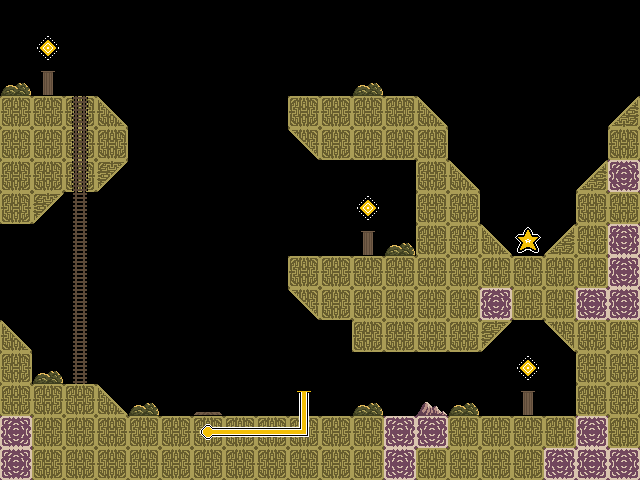

Below is a game level as drawn by its tile map, then a one-line description and the .tmx file that defines it, in full:
An orthogonal 20x15 tile map with 32x32 px tiles, 8 tile layers (Background, Ground, Platform, Walls, ...).

<map version="1.10" tiledversion="1.11.0" orientation="orthogonal" renderorder="right-down" width="20" height="15" tilewidth="32" tileheight="32" infinite="0" nextlayerid="10" nextobjectid="1">
 <tileset firstgid="1" source="../Tilesets/stargame_tilesets-Sheet.tsx" />
 <layer id="1" name="Background" width="20" height="15">
  <data encoding="csv">
0,0,0,0,0,0,0,0,0,0,0,0,0,0,0,0,0,0,0,0,
0,0,0,0,0,0,0,0,0,0,0,0,0,0,0,0,0,0,0,0,
25,28,0,0,0,0,0,0,0,0,0,25,0,0,0,0,0,0,0,0,
0,0,0,0,0,0,0,0,0,0,0,0,0,0,0,0,0,0,0,0,
0,0,0,0,0,0,0,0,0,0,0,0,0,0,0,0,0,0,0,0,
0,0,0,0,0,0,0,0,0,0,0,0,0,0,0,0,0,0,0,0,
0,0,0,0,0,0,0,0,0,0,0,0,0,0,0,0,0,0,0,0,
0,0,0,0,0,0,0,0,0,0,0,28,25,0,0,0,0,0,0,0,
0,0,0,0,0,0,0,0,0,0,0,0,0,0,0,0,0,0,0,0,
0,0,0,0,0,0,0,0,0,0,0,0,0,0,0,0,0,0,0,0,
0,0,0,0,0,0,0,0,0,0,0,0,0,0,0,0,0,0,0,0,
0,25,0,0,0,0,0,0,0,0,0,0,0,0,0,0,0,0,0,0,
0,0,0,0,25,0,0,0,0,0,0,25,0,0,25,0,28,0,0,0,
0,0,0,0,0,0,0,0,0,0,0,0,0,0,0,0,0,0,0,0,
0,0,0,0,0,0,0,0,0,0,0,0,0,0,0,0,0,0,0,0
</data>
 </layer>
 <layer id="2" name="Ground" width="20" height="15">
  <data encoding="csv">
0,0,0,0,0,0,0,0,0,0,0,0,0,0,0,0,0,0,0,0,
0,0,0,0,0,0,0,0,0,0,0,0,0,0,0,0,0,0,0,0,
0,0,0,0,0,0,0,0,0,0,0,0,0,0,0,0,0,0,0,0,
8,8,8,3,0,0,0,0,0,8,8,8,8,3,0,0,0,0,0,1610612739,
8,8,8,8,0,0,0,0,0,3221225475,8,8,8,8,0,0,0,0,0,8,
8,8,8,2684354563,0,0,0,0,0,0,0,0,0,8,3,0,0,0,1610612739,7,
8,2684354563,0,0,0,0,0,0,0,0,0,0,0,8,8,0,0,0,8,8,
0,0,0,0,0,0,0,0,0,0,0,0,0,8,8,3,0,1610612739,8,7,
0,0,0,0,0,0,0,0,0,8,8,8,8,8,8,8,8,8,8,7,
0,0,0,0,0,0,0,0,0,3221225475,8,8,8,8,8,7,8,8,7,7,
3,0,0,0,0,0,0,0,0,0,0,8,8,8,8,2684354563,0,3221225475,8,8,
8,0,0,0,0,0,0,0,0,0,0,0,0,0,0,0,0,0,8,8,
8,8,8,3,0,0,0,0,0,0,0,0,0,26,0,0,0,0,8,8,
7,8,8,8,8,8,8,8,8,8,8,8,7,7,8,8,8,8,7,8,
7,8,8,8,8,8,8,8,8,8,8,8,7,8,8,8,8,7,7,7
</data>
 </layer>
 <layer id="3" name="Platform" width="20" height="15">
  <data encoding="csv">
0,0,0,0,0,0,0,0,0,0,0,0,0,0,0,0,0,0,0,0,
0,0,0,0,0,0,0,0,0,0,0,0,0,0,0,0,0,0,0,0,
0,0,0,0,0,0,0,0,0,0,0,0,0,0,0,0,0,0,0,0,
0,0,0,0,0,0,0,0,0,0,0,0,0,0,0,0,0,0,0,0,
0,0,0,0,0,0,0,0,0,0,0,0,0,0,0,0,0,0,0,0,
0,0,0,0,0,0,0,0,0,0,0,0,0,0,0,0,0,0,0,0,
0,0,0,0,0,0,0,0,0,0,0,0,0,0,0,0,0,0,0,0,
0,0,0,0,0,0,0,0,0,0,0,0,0,0,0,0,0,0,0,0,
0,0,0,0,0,0,0,0,0,0,0,0,0,0,0,0,0,0,0,0,
0,0,0,0,0,0,0,0,0,0,0,0,0,0,0,0,0,0,0,0,
0,0,0,0,0,0,0,0,0,0,0,0,0,0,0,0,0,0,0,0,
0,0,0,0,0,0,0,0,0,0,0,0,0,0,0,0,0,0,0,0,
0,0,0,0,0,0,0,0,0,0,0,0,0,0,0,0,0,0,0,0,
0,0,0,0,0,0,0,0,0,0,0,0,0,0,0,0,0,0,0,0,
0,0,0,0,0,0,0,0,0,0,0,0,0,0,0,0,0,0,0,0
</data>
 </layer>
 <layer id="4" name="Walls" width="20" height="15">
  <data encoding="csv">
0,0,0,0,0,0,0,0,0,0,0,0,0,0,0,0,0,0,0,0,
0,0,0,0,0,0,0,0,0,0,0,0,0,0,0,0,0,0,0,0,
0,0,0,0,0,0,0,0,0,0,0,0,0,0,0,0,0,0,0,0,
0,0,0,0,0,0,0,0,0,0,0,0,0,0,0,0,0,0,0,0,
0,0,0,0,0,0,0,0,0,0,0,0,0,0,0,0,0,0,0,0,
0,0,0,0,0,0,0,0,0,0,0,0,0,0,0,0,0,0,0,0,
0,0,0,0,0,0,0,0,0,0,0,0,0,0,0,0,0,0,0,0,
0,0,0,0,0,0,0,0,0,0,0,0,0,0,0,0,0,0,0,0,
0,0,0,0,0,0,0,0,0,0,0,0,0,0,0,0,0,0,0,0,
0,0,0,0,0,0,0,0,0,0,0,0,0,0,0,0,0,0,0,0,
0,0,0,0,0,0,0,0,0,0,0,0,0,0,0,0,0,0,0,0,
0,0,0,0,0,0,0,0,0,0,0,0,0,0,0,0,0,0,0,0,
0,0,0,0,0,0,0,0,0,0,0,0,0,0,0,0,0,0,0,0,
0,0,0,0,0,0,0,0,0,0,0,0,0,0,0,0,0,0,0,0,
0,0,0,0,0,0,0,0,0,0,0,0,0,0,0,0,0,0,0,0
</data>
 </layer>
 <layer id="5" name="Wire1" width="20" height="15">
  <data encoding="csv">
0,0,0,0,0,0,0,0,0,0,0,0,0,0,0,0,0,0,0,0,
0,0,0,0,0,0,0,0,0,0,0,0,0,0,0,0,0,0,0,0,
0,0,0,0,0,0,0,0,0,0,0,0,0,0,0,0,0,0,0,0,
0,0,0,0,0,0,0,0,0,0,0,0,0,0,0,0,0,0,0,0,
0,0,0,0,0,0,0,0,0,0,0,0,0,0,0,0,0,0,0,0,
0,0,0,0,0,0,0,0,0,0,0,0,0,0,0,0,0,0,0,0,
0,0,0,0,0,0,0,0,0,0,0,0,0,0,0,0,0,0,0,0,
0,0,0,0,0,0,0,0,0,0,0,0,0,0,0,0,0,0,0,0,
0,0,0,0,0,0,0,0,0,0,0,0,0,0,0,0,0,0,0,0,
0,0,0,0,0,0,0,0,0,0,0,0,0,0,0,0,0,0,0,0,
0,0,0,0,0,0,0,0,0,0,0,0,0,0,0,0,0,0,0,0,
0,0,0,0,0,0,0,0,0,0,0,0,0,0,0,0,0,0,0,0,
0,0,0,0,0,0,0,0,0,0,0,0,0,0,0,0,0,0,0,0,
0,0,0,0,0,0,1610612752,2684354577,2684354577,3221225491,0,0,0,0,0,0,0,0,0,0,
0,0,0,0,0,0,0,0,0,0,0,0,0,0,0,0,0,0,0,0
</data>
 </layer>
 <layer id="6" name="Foreground" width="20" height="15">
  <data encoding="csv">
0,0,0,0,0,0,0,0,0,0,0,0,0,0,0,0,0,0,0,0,
0,0,0,0,0,0,0,0,0,0,0,0,0,0,0,0,0,0,0,0,
0,0,0,0,0,0,0,0,0,0,0,0,0,0,0,0,0,0,0,0,
0,0,0,0,0,0,0,0,0,0,0,0,0,0,0,0,0,0,0,0,
0,0,0,0,0,0,0,0,0,0,0,0,0,0,0,0,0,0,0,0,
0,0,0,0,0,0,0,0,0,0,0,0,0,0,0,0,0,0,0,0,
0,0,0,0,0,0,0,0,0,0,0,0,0,0,0,0,0,0,0,0,
0,0,0,0,0,0,0,0,0,0,0,0,0,0,0,0,0,0,0,0,
0,0,0,0,0,0,0,0,0,0,0,0,0,0,0,0,0,0,0,0,
0,0,0,0,0,0,0,0,0,0,0,0,0,0,0,0,0,0,0,0,
0,0,0,0,0,0,0,0,0,0,0,0,0,0,0,0,0,0,0,0,
0,0,0,0,0,0,0,0,0,0,0,0,0,0,0,0,0,0,0,0,
0,0,0,0,0,0,0,0,0,0,0,0,0,0,0,0,0,0,0,0,
0,0,0,0,0,0,0,0,0,0,0,0,0,0,0,0,0,0,0,0,
0,0,0,0,0,0,0,0,0,0,0,0,0,0,0,0,0,0,0,0
</data>
 </layer>
 <layer id="7" name="Stairs" width="20" height="15">
  <data encoding="csv">
0,0,0,0,0,0,0,0,0,0,0,0,0,0,0,0,0,0,0,0,
0,0,0,0,0,0,0,0,0,0,0,0,0,0,0,0,0,0,0,0,
0,0,0,0,0,0,0,0,0,0,0,0,0,0,0,0,0,0,0,0,
0,0,41,0,0,0,0,0,0,0,0,0,0,0,0,0,0,0,0,0,
0,0,41,0,0,0,0,0,0,0,0,0,0,0,0,0,0,0,0,0,
0,0,41,0,0,0,0,0,0,0,0,0,0,0,0,0,0,0,0,0,
0,0,41,0,0,0,0,0,0,0,0,0,0,0,0,0,0,0,0,0,
0,0,41,0,0,0,0,0,0,0,0,0,0,0,0,0,0,0,0,0,
0,0,41,0,0,0,0,0,0,0,0,0,0,0,0,0,0,0,0,0,
0,0,41,0,0,0,0,0,0,0,0,0,0,0,0,0,0,0,0,0,
0,0,41,0,0,0,0,0,0,0,0,0,0,0,0,0,0,0,0,0,
0,0,41,0,0,0,0,0,0,0,0,0,0,0,0,0,0,0,0,0,
0,0,0,0,0,0,0,0,0,0,0,0,0,0,0,0,0,0,0,0,
0,0,0,0,0,0,0,0,0,0,0,0,0,0,0,0,0,0,0,0,
0,0,0,0,0,0,0,0,0,0,0,0,0,0,0,0,0,0,0,0
</data>
 </layer>
 <layer id="8" name="Objects" width="20" height="15">
  <data encoding="csv">
0,0,0,0,0,0,0,0,0,0,0,0,0,0,0,0,0,0,0,0,
0,29,0,0,0,0,0,0,0,0,0,0,0,0,0,0,0,0,0,0,
0,0,0,0,0,0,0,0,0,0,0,0,0,0,0,0,0,0,0,0,
0,0,0,0,0,0,0,0,0,0,0,0,0,0,0,0,0,0,0,0,
0,0,0,0,0,0,0,0,0,0,0,0,0,0,0,0,0,0,0,0,
0,0,0,0,0,0,0,0,0,0,0,0,0,0,0,0,0,0,0,0,
0,0,0,0,0,0,0,0,0,0,0,29,0,0,0,0,0,0,0,0,
0,0,0,0,0,0,0,0,0,0,0,0,0,0,0,0,34,0,0,0,
0,0,0,0,0,0,0,0,0,0,0,0,0,0,0,0,0,0,0,0,
0,0,0,0,0,0,0,0,0,0,0,0,0,0,0,0,0,0,0,0,
0,0,0,0,0,0,0,0,0,0,0,0,0,0,0,0,0,0,0,0,
0,0,0,0,0,0,0,0,0,0,0,0,0,0,0,0,29,0,0,0,
0,0,0,0,0,0,43,0,0,42,0,0,0,0,0,0,0,0,0,0,
0,0,0,0,0,0,0,0,0,0,0,0,0,0,0,0,0,0,0,0,
0,0,0,0,0,0,0,0,0,0,0,0,0,0,0,0,0,0,0,0
</data>
 </layer>
</map>
